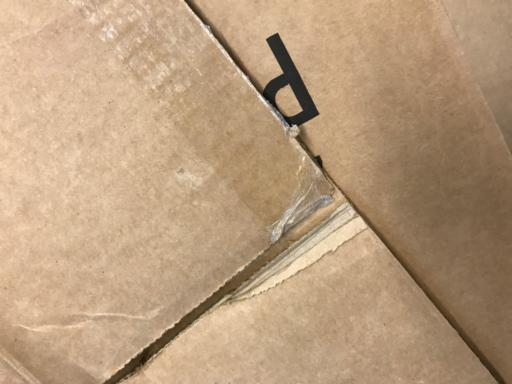
#> input picture data_copy/cardboard/cardboard/cardboard107.jpg, 512 x 384 px
$ python -i augment.py   (imports and definitions only)
#> lines starting #> are read from the running program, lines starting #| are printed output that depends on the picture; after the words box and inside, x2 and y2 are one past the last pixel; in counts of white or black regions, pixels touching at a corner belong together
#> further down, picture is the input picture: shape (384, 512, 3); mean B, G, R 125.2, 155.9, 184.8
import os
import cv2
import random
import numpy as np
import math
import pandas as pd
from string import digits

root_dir = '.\data_copy'
target_dir = '.\data_augmented'

# some of the augmentation techniques and code modeled off of the following source:
# https://towardsdatascience.com/data-augmentation-compilation-with-python-and-opencv-b76b1cd500e0

# randomly rotate an image
# [39 lines left out: functions randomly_rotate, perspective_transform, random_crop, not called in this run]


# randomly apply brightness, saturation, or contrast transforms
def color_jitter(image):

    type = random.choice(['saturation', 'brightness', 'contrast'])

    if type == 'saturation':

        value = random.choice([-50, -40, -30, 30, 40, 50])

        #convert to hsv
        hsv = cv2.cvtColor(image, cv2.COLOR_BGR2HSV)
        h, s, v = cv2.split(hsv)

        if value > 0:
            limit = 255 - value

            # apply boolean mask to increase saturation to apply contrast enhancement
            s[s > limit] = 255
            s[s <= limit] += value

        else:
            limit = np.absolute(value)
            s[s < limit] = 0
            s[s >= limit] -= np.absolute(value)

        hsv = cv2.merge((h, s, v))
        converted = cv2.cvtColor(hsv, cv2.COLOR_HSV2BGR)
        return converted


    elif type == 'brightness':

        value = random.choice([-50, -40, -30, 30, 40, 50])

        #convert to hsv
        hsv = cv2.cvtColor(image, cv2.COLOR_BGR2HSV)
#> hsv: shape (384, 512, 3); mean H, S, V 15.8, 84.4, 184.8
        h, s, v = cv2.split(hsv)
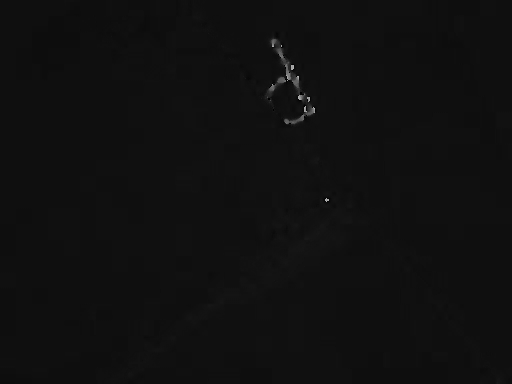
#> h: shape (384, 512); min 0, max 178, mean 15.8
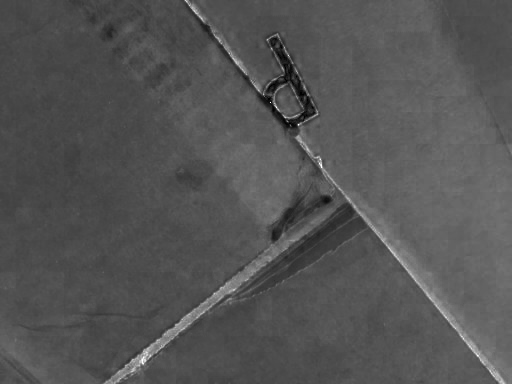
#> s: shape (384, 512); min 0, max 255, mean 84.4
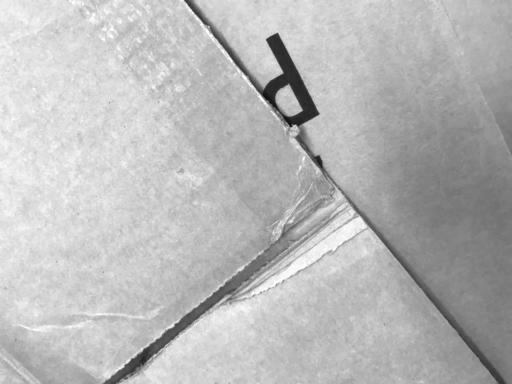
#> v: shape (384, 512); min 2, max 255, mean 184.8

        if value > 0:
            limit = 255 - value

            # apply boolean mask to increase saturation to apply contrast enhancement
            v[v > limit] = 255
#> v: shape (384, 512); 7.6% of pixels changed, all inside (x1, y1, x2, y2) = (0, 0, 368, 384)
            v[v <= limit] += value
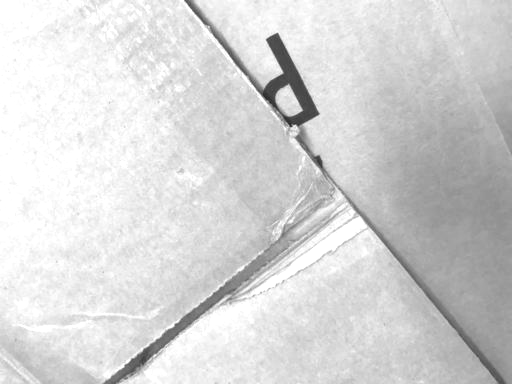
#> v: shape (384, 512); min 32, max 255, mean 214.2

        else:
            limit = np.absolute(value)
            v[v < limit] = 0
            v[v >= limit] -= np.absolute(value)

        hsv = cv2.merge((h, s, v))
#> hsv: shape (384, 512, 3); mean H, S, V 15.8, 84.4, 214.2
        converted = cv2.cvtColor(hsv, cv2.COLOR_HSV2BGR)
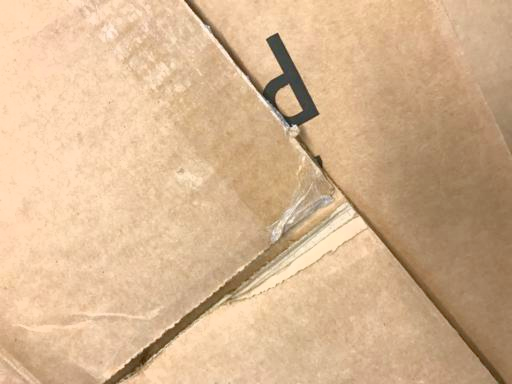
#> converted: shape (384, 512, 3); mean B, G, R 144.4, 180.2, 214.2
        return converted

    elif type == 'contrast':
        brightness = 8
        contrast = random.randint(40, 100)

        img = np.int16(image)
        img = img * (contrast/127+1) - contrast + brightness
        img = np.clip(image, 0, 255)
        img = np.uint8(img)

        return img

# random shear of an image
# [30 lines left out: functions random_shear, add_gaussian_noise, not called in this run]


df_all = []

# classes used for labelling train and test data
classes = {
    'glass': 1,
    'paper': 2,
    'cardboard': 3,
    'plastic': 4,
    'metal': 5,
    'trash': 6
}

# loop through all subdirectories
# [55 lines not run here, left out]

df_all = pd.DataFrame(df_all, columns=['image', 'class'])

# shuffle the rows of the dataframe
df_all = df_all.sample(frac=1)

# split the df_all dataframe into validation, train and test splits
# and write these dataframes to csv as well
# we go with a 60-20-20 split

train, validate, test = np.split(df_all.sample(frac=1, random_state=42),
                                [int(.6*len(df_all)), int(.8*len(df_all))])

# [4 lines not run here, left out]

>>> import cv2
>>> picture = cv2.imread('data_copy/cardboard/cardboard/cardboard107.jpg')
>>> result = color_jitter(picture)

$ run again, on data_copy/glass/glass/glass202.jpg
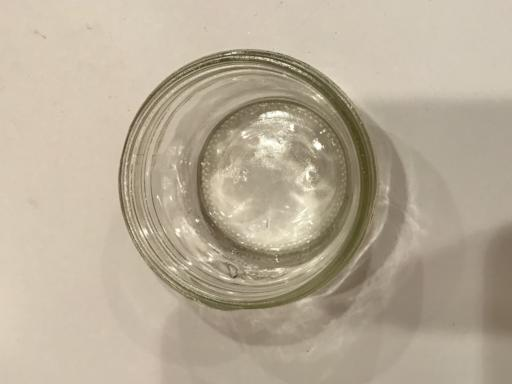
#> input picture data_copy/glass/glass/glass202.jpg, 512 x 384 px
#> picture is the input picture: shape (384, 512, 3); mean B, G, R 151.5, 171.2, 183.4
#> in color_jitter, `v[v <= limit] += value`:
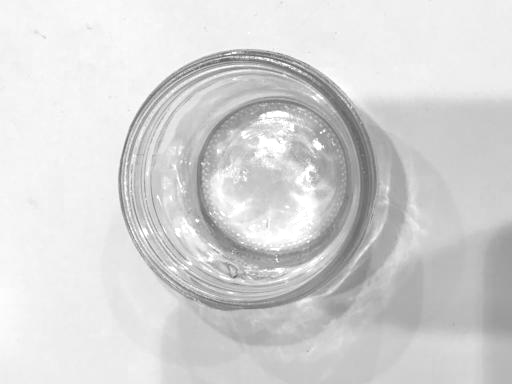
#> v: shape (384, 512); min 94, max 255, mean 213.3
#> in color_jitter, `converted = cv2.cvtColor(hsv, cv2.COLOR_HSV2BGR)`:
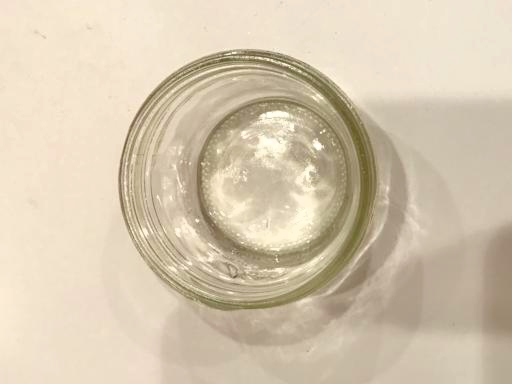
#> converted: shape (384, 512, 3); mean B, G, R 175.4, 198.8, 213.3

$ run again, on data_copy/metal/metal/metal119.jpg
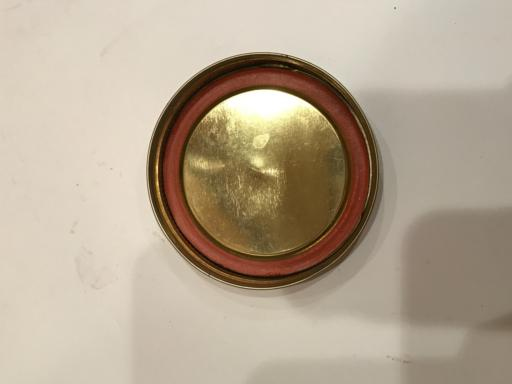
#> input picture data_copy/metal/metal/metal119.jpg, 512 x 384 px
#> picture is the input picture: shape (384, 512, 3); mean B, G, R 146.4, 166.3, 181.1
#> in color_jitter, `v[v <= limit] += value`:
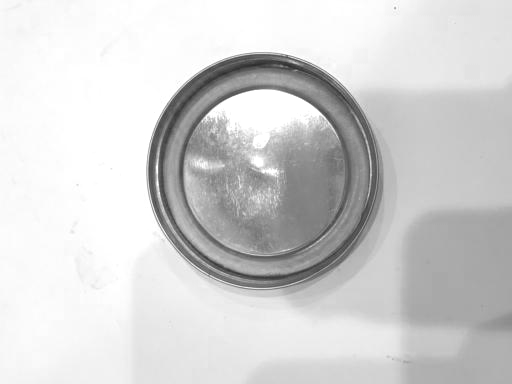
#> v: shape (384, 512); min 45, max 255, mean 210.5
#> in color_jitter, `converted = cv2.cvtColor(hsv, cv2.COLOR_HSV2BGR)`:
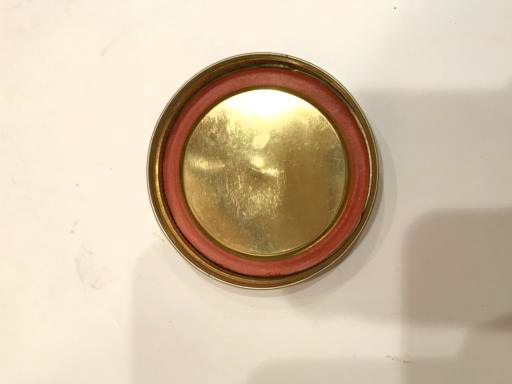
#> converted: shape (384, 512, 3); mean B, G, R 168.2, 192.2, 210.5
